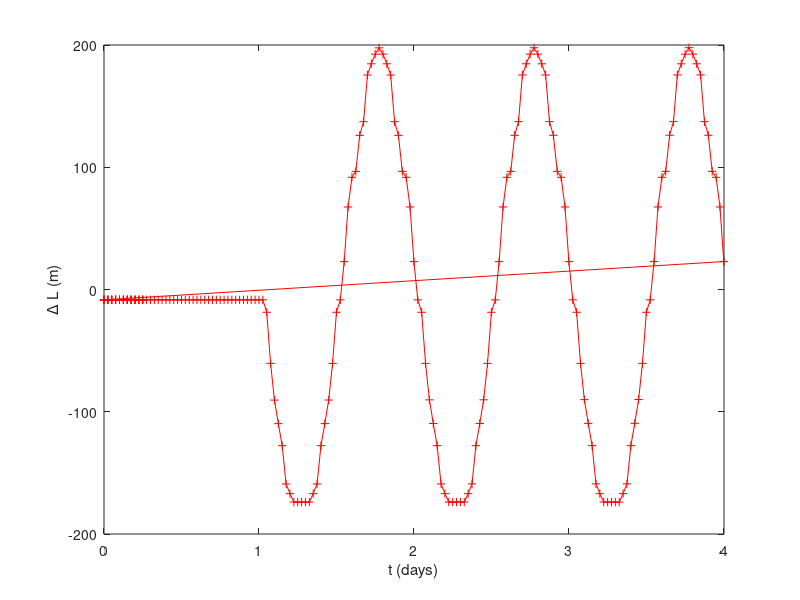

Recreate this plot in MATLAB. (Note: this script raises an error after producing the figure.)
%%
M=importdata('dhdx-GL.dat');

%I=find(M(:,1)<1/diy) ; n=numel(I) ; A=[ones(n,1) M(I,1)] ; sol=A\M(I,2); 
%M(:,2)=M(:,2)-sol(1)-sol(2)*M(:,1);
%M(:,3)=M(:,3)-sol(1)-sol(2)*M(:,1);

figure

diy=365.15;

plot(diy*M(:,1),M(:,2),'+-r')
hold on

%plot(diy*M(:,1),M(:,2)+M(:,3),'r')
%plot(diy*M(:,1),M(:,2)-M(:,3),'r')
xlabel('t (days)') ; ylabel('\Delta L (m)')

rho=920 ; rhow=1030 ; dhdx=-0.001 ; dsdx=[] ; dS=2; dBdx=-0.01;
dL=TidalMigrationDistance(rho,rhow,dhdx,dsdx,dBdx,dS);
[dL.neg dL.pos dL.neg-dL.pos]
[max(M(:,2)) min(M(:,2)) max(M(:,2))-min(M(:,2))]

%%
%figure
figure
diy=365.15;
M=importdata('dsdx-GL.dat');


% gradient through first day
I=find(M(:,1)<1/diy) ; n=numel(I) ; A=[ones(n,1) M(I,1)] ; sol=A\M(I,2); 
M(:,2)=M(:,2)-sol(1)-sol(2)*M(:,1);
M(:,3)=M(:,3)-sol(1)-sol(2)*M(:,1);

%plot(diy*M(:,1),sol(1)+sol(2)*M(:,1),'g') ; hold on



plot(diy*M(:,1),M(:,2),'+-b')
hold on

%plot(diy*M(:,1),M(:,2)+M(:,3),'b')
%plot(diy*M(:,1),M(:,2)-M(:,3),'b')
xlabel('t (days)') ; ylabel('\Delta L (m)')

legend('dh/dx=-0.001','ds/dx=-0.001')


%plot(diy*M(:,1),M(:,1)*0+dL.neg,'r--') ; plot(diy*M(:,1),M(:,1)*0+dL.pos,'r--')


dsdx=-0.001; dhdx=[];
dL=TidalMigrationDistance(rho,rhow,dhdx,dsdx,dBdx,dS);
%plot(diy*M(:,1),M(:,1)*0+dL.neg,'b--') ; plot(diy*M(:,1),M(:,1)*0+dL.pos,'b--')

[dL.neg dL.pos dL.neg-dL.pos]
[max(M(:,2)) min(M(:,2)) max(M(:,2))-min(M(:,2))]

